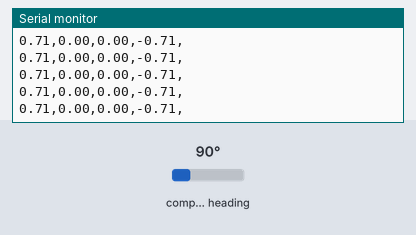
The sketch below on a simulated Arduino Uno, built with avr-gcc and run on an emulated ATmega328P. Shown: the last lines printed to the serial monitor. Inputs (shaded band) come from the test bench; at power-on: compass heading 90°.

Above: at 1.3 s.
1.4 s: compass heading set to 7°
At 1.43 s:
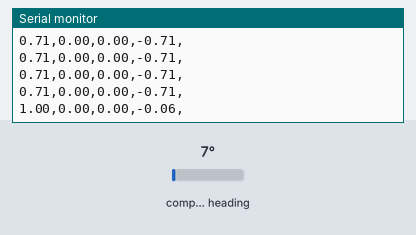
2.9 s: compass heading set to 180°
At 2.96 s:
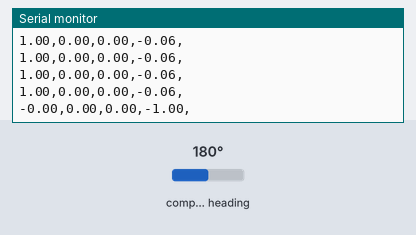
Timing chart, 0 to 5.9 s (numbered marks = the images above; inputs shaded):
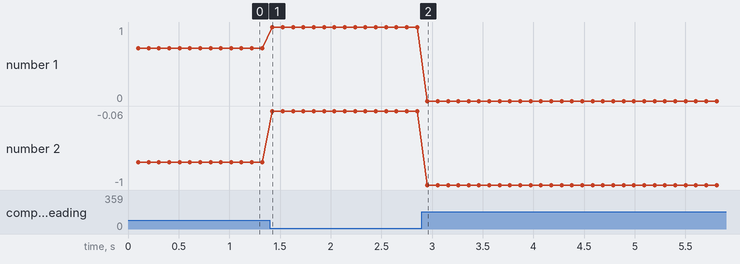

The sketch:

firmware.ino
```cpp
#include <Wire.h>
#include <Adafruit_Sensor.h>
#include <Adafruit_BNO055.h>
#include <utility/imumaths.h>

Adafruit_BNO055 bno = Adafruit_BNO055(55);

void setup(void) {

    Serial.begin(115200);
    delay(100);

    Wire.pins(4, 5);

    if(!bno.begin()) {
        Serial.println("Could not find BNO055");
    }
}

void loop(void) {
    imu::Quaternion quat = bno.getQuat();
    Serial.print(quat.w());
    Serial.print(",");
    Serial.print(quat.x());
    Serial.print(",");
    Serial.print(quat.y());
    Serial.print(",");
    Serial.print(quat.z());
    Serial.println(",");
    delay(100);
}
```

Measured:
- after the input at 1.4 s, the serial monitor: prints a new line at once (image 1)
- after the input at 2.9 s, the serial monitor: prints a new line after 0.05 s (image 2)
- plotted number 1: 0.71 → 1 after the input at 1.4 s
- plotted number 2: -0.71 → -0.06 after the input at 1.4 s, -0.06 → -1 after the input at 2.9 s
